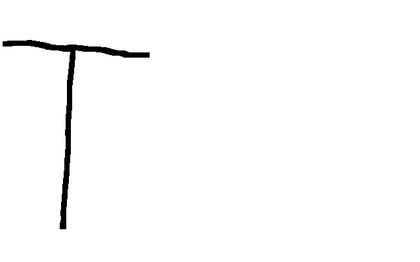
%> input picture T1.GIF, 420 x 262 px, shrunk from 640 x 400 before the run
$ octave timeTest.m   (GNU Octave 9; MATLAB toolbox functions it lacks are replaced by stand-ins)
%> lines starting %> are read from the running program, lines starting %| are printed output that depends on the picture
### sectorFilter.m
function Q = sectorFilter(Q,center,theta1,theta2,r)
% sector filer applied to matrix Q
% theta1 is starting angle of filter
% theta2 is ending anlge of filter
% theta1 and theta2 range from -pi to pi
% r is the distance to end of filter from center

dim = size(Q);
center = (dim/2) + center;
for i = 1:dim(1)
    for j = 1:dim(2)
        u = i - center(1); v = j - center(2);
        if ~(atan(v/u) >= theta1 ...
                && atan(v/u) <= theta2 ...
                && u^2 + v^2 <= r^2)
            Q(i,j) = 0;
        end
    end
end

### timeTest.m
%addpath(genpath('/Users/mattclifford/Documents/SPS/CourseWork2/characters/trainGIF'))
addpath(genpath('/home/fe15/jc15311/linux/Documents/MATLAB/CW2/SPS2/trainGIF'));
F = imread('T1.GIF');
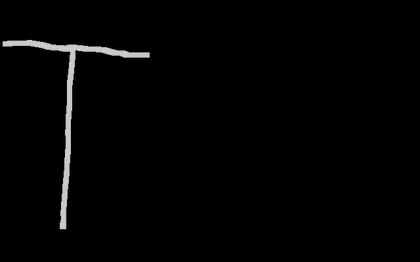
%> F: size 262x420 uint8; min 0, max 203, mean 3.4
Z = fft2(double(F));
% shift u=0,v=0 in the centre, **centre at 200, 320**
Q = fftshift(Z);
center = [0 0];
r1 = 50; r2 = 300;
% tic
% [P,out] = PowerRing(r1,r2,Q);
% toc
% tic
% Q = ringFilter(Q,center,r1,r2);
% toc
theta1 = pi/4; theta2 = 3*pi/2; r= 1000;
tic

dim = size(Q);
%> dim = [262 420]
center = round(dim/2);
%> center = [131 210]
vert = linspace(-center(1),center(1),dim(1));
%> vert = 262 values from -131 to 131
horiz = linspace(-center(2),center(2),dim(2));
%> horiz = 420 values from -210 to 210
[u v] = meshgrid(horiz,vert);
angle = atan(v./u);
angle(angle<theta1) = 0;
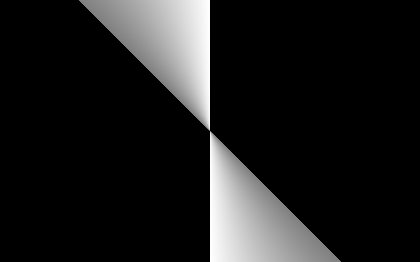
%> angle: size 262x420 double; min 0, max 1.57, mean 0.178; drawn with min black and max white
angle(angle>theta2) = 0;

for i = 1:dim(1)
    for j = 1:dim(2)
        if angle(i,j) == 0
            Q(i,j) = 0;
        end
    end
end
% imagesc(log(abs(Q)+1));

toc
subplot(2,1,1); imagesc(log(abs(Q)+1));
Q = fftshift(Z);
tic
center = [0 0];
Q = sectorFilter(Q,center,theta1,theta2,r);
toc


subplot(2,1,2); imagesc(log(abs(Q)+1));
%> after `imagesc(log(abs(Q)+1))`:
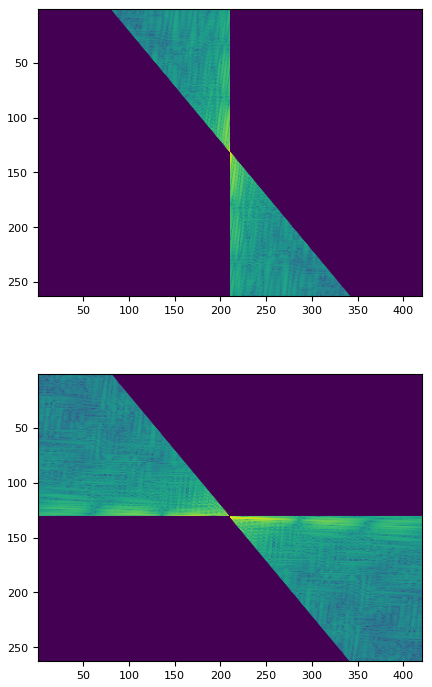
%> figure redrawn from the program's plot data, 2 panels
